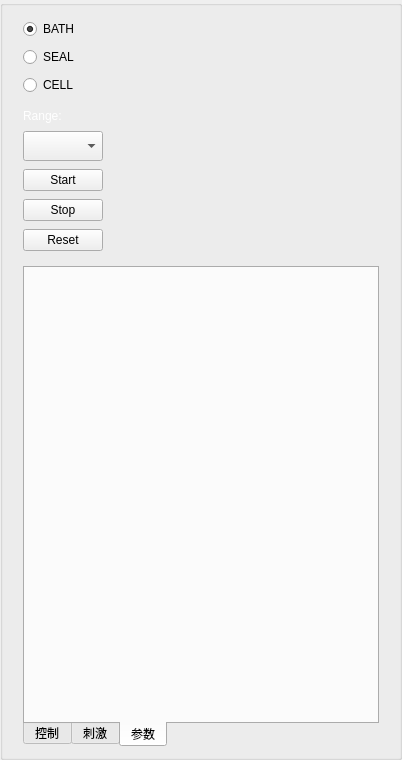
<?xml version="1.0" encoding="UTF-8"?>
<ui version="4.0">
 <class>MembraneTestControlArea</class>
 <widget class="QWidget" name="MembraneTestControlArea">
  <property name="geometry">
   <rect>
    <x>0</x>
    <y>0</y>
    <width>402</width>
    <height>760</height>
   </rect>
  </property>
  <property name="windowTitle">
   <string>Form</string>
  </property>
  <property name="layoutDirection">
   <enum>Qt::LeftToRight</enum>
  </property>
  <layout class="QVBoxLayout" name="verticalLayout_2">
   <property name="spacing">
    <number>0</number>
   </property>
   <property name="leftMargin">
    <number>0</number>
   </property>
   <property name="topMargin">
    <number>0</number>
   </property>
   <property name="rightMargin">
    <number>0</number>
   </property>
   <property name="bottomMargin">
    <number>0</number>
   </property>
   <item>
    <widget class="QGroupBox" name="groupBox">
     <property name="styleSheet">
      <string notr="true"/>
     </property>
     <property name="title">
      <string/>
     </property>
     <layout class="QVBoxLayout" name="verticalLayout">
      <property name="spacing">
       <number>10</number>
      </property>
      <property name="leftMargin">
       <number>20</number>
      </property>
      <property name="topMargin">
       <number>10</number>
      </property>
      <property name="rightMargin">
       <number>20</number>
      </property>
      <property name="bottomMargin">
       <number>10</number>
      </property>
      <item>
       <layout class="QHBoxLayout" name="horizontalLayout" stretch="1,5">
        <item>
         <widget class="QWidget" name="widget_2" native="true">
          <layout class="QVBoxLayout" name="verticalLayout_3">
           <property name="spacing">
            <number>5</number>
           </property>
           <property name="leftMargin">
            <number>0</number>
           </property>
           <property name="topMargin">
            <number>0</number>
           </property>
           <property name="rightMargin">
            <number>0</number>
           </property>
           <property name="bottomMargin">
            <number>0</number>
           </property>
           <item>
            <widget class="QRadioButton" name="radioBtnBath">
             <property name="text">
              <string>BATH</string>
             </property>
             <property name="checked">
              <bool>true</bool>
             </property>
            </widget>
           </item>
           <item>
            <widget class="QRadioButton" name="radioBtnSeal">
             <property name="text">
              <string>SEAL</string>
             </property>
            </widget>
           </item>
           <item>
            <widget class="QRadioButton" name="radioBtnCell">
             <property name="text">
              <string>CELL</string>
             </property>
            </widget>
           </item>
           <item>
            <widget class="QLabel" name="label">
             <property name="maximumSize">
              <size>
               <width>16777215</width>
               <height>20</height>
              </size>
             </property>
             <property name="styleSheet">
              <string notr="true">color: rgb(255, 255, 255);</string>
             </property>
             <property name="text">
              <string>Range:</string>
             </property>
             <property name="alignment">
              <set>Qt::AlignBottom|Qt::AlignLeading|Qt::AlignLeft</set>
             </property>
            </widget>
           </item>
           <item>
            <widget class="QComboBox" name="model_Range">
             <property name="minimumSize">
              <size>
               <width>0</width>
               <height>30</height>
              </size>
             </property>
            </widget>
           </item>
           <item>
            <widget class="QPushButton" name="StartBtn">
             <property name="text">
              <string>Start</string>
             </property>
            </widget>
           </item>
           <item>
            <widget class="QPushButton" name="StopBtn">
             <property name="text">
              <string>Stop</string>
             </property>
            </widget>
           </item>
           <item>
            <widget class="QPushButton" name="ResetBtn">
             <property name="text">
              <string>Reset</string>
             </property>
            </widget>
           </item>
          </layout>
         </widget>
        </item>
        <item>
         <widget class="CDataMonitorWnd" name="dataMonitorWidget" native="true">
          <property name="minimumSize">
           <size>
            <width>0</width>
            <height>240</height>
           </size>
          </property>
         </widget>
        </item>
       </layout>
      </item>
      <item>
       <widget class="QTabWidget" name="full_tab">
        <property name="tabPosition">
         <enum>QTabWidget::South</enum>
        </property>
        <property name="tabShape">
         <enum>QTabWidget::Rounded</enum>
        </property>
        <property name="currentIndex">
         <number>2</number>
        </property>
        <widget class="QWidget" name="controlWidget">
         <attribute name="title">
          <string>控制</string>
         </attribute>
        </widget>
        <widget class="QWidget" name="stiWidget">
         <attribute name="title">
          <string>刺激</string>
         </attribute>
        </widget>
        <widget class="QWidget" name="paramWidget">
         <attribute name="title">
          <string>参数</string>
         </attribute>
        </widget>
       </widget>
      </item>
     </layout>
    </widget>
   </item>
  </layout>
 </widget>
 <customwidgets>
  <customwidget>
   <class>CDataMonitorWnd</class>
   <extends>QWidget</extends>
   <header>CDataMonitorWnd.h</header>
   <container>1</container>
  </customwidget>
 </customwidgets>
 <resources/>
 <connections/>
</ui>
